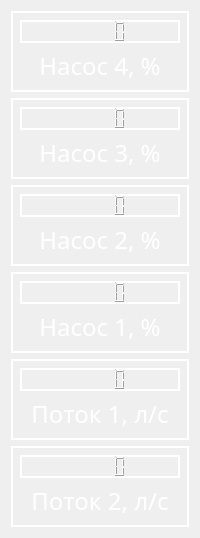
     <widget class="QWidget" name="waterpipes" native="true">
      <property name="font">
       <font>
        <family>Gadugi</family>
        <italic>false</italic>
       </font>
      </property>
      <property name="autoFillBackground">
       <bool>false</bool>
      </property>
      <property name="styleSheet">
       <string notr="true"/>
      </property>
      <layout class="QVBoxLayout" name="verticalLayout_26">
       <item>
        <widget class="QWidget" name="Nasos4" native="true">
         <property name="font">
          <font>
           <family>Gadugi</family>
           <italic>false</italic>
          </font>
         </property>
         <property name="autoFillBackground">
          <bool>false</bool>
         </property>
         <property name="styleSheet">
          <string notr="true">border: 2px solid white;</string>
         </property>
         <layout class="QVBoxLayout" name="verticalLayout_3">
          <item>
           <widget class="QLCDNumber" name="lcd4">
            <property name="font">
             <font>
              <family>Gadugi</family>
              <italic>false</italic>
             </font>
            </property>
            <property name="autoFillBackground">
             <bool>false</bool>
            </property>
            <property name="styleSheet">
             <string notr="true">color: rgb(255, 255, 255);</string>
            </property>
            <property name="frameShadow">
             <enum>QFrame::Plain</enum>
            </property>
           </widget>
          </item>
          <item>
           <widget class="QLabel" name="label_2">
            <property name="font">
             <font>
              <family>Sans Serif</family>
              <pointsize>18</pointsize>
              <italic>false</italic>
             </font>
            </property>
            <property name="layoutDirection">
             <enum>Qt::RightToLeft</enum>
            </property>
            <property name="autoFillBackground">
             <bool>false</bool>
            </property>
            <property name="styleSheet">
             <string notr="true">color: rgb(255, 255, 255);
border: 0px;</string>
            </property>
            <property name="frameShadow">
             <enum>QFrame::Plain</enum>
            </property>
            <property name="text">
             <string>&lt;html&gt;&lt;head/&gt;&lt;body&gt;&lt;p align=&quot;center&quot;&gt;Насос 4, %&lt;/p&gt;&lt;/body&gt;&lt;/html&gt;</string>
            </property>
           </widget>
          </item>
         </layout>
        </widget>
       </item>
       <item>
        <widget class="QWidget" name="Nasos3" native="true">
         <property name="font">
          <font>
           <family>Gadugi</family>
           <italic>false</italic>
          </font>
         </property>
         <property name="autoFillBackground">
          <bool>false</bool>
         </property>
         <property name="styleSheet">
          <string notr="true">border: 2px solid white;</string>
         </property>
         <layout class="QVBoxLayout" name="verticalLayout_4">
          <item>
           <widget class="QLCDNumber" name="lcd3">
            <property name="font">
             <font>
              <family>Gadugi</family>
              <italic>false</italic>
             </font>
            </property>
            <property name="autoFillBackground">
             <bool>false</bool>
            </property>
            <property name="styleSheet">
             <string notr="true">color: rgb(255, 255, 255);</string>
            </property>
            <property name="frameShadow">
             <enum>QFrame::Plain</enum>
            </property>
           </widget>
          </item>
          <item>
           <widget class="QLabel" name="label_3">
            <property name="font">
             <font>
              <family>Sans Serif</family>
              <pointsize>18</pointsize>
              <italic>false</italic>
             </font>
            </property>
            <property name="layoutDirection">
             <enum>Qt::RightToLeft</enum>
            </property>
            <property name="autoFillBackground">
             <bool>false</bool>
            </property>
            <property name="styleSheet">
             <string notr="true">color: rgb(255, 255, 255);
border: 0px;</string>
            </property>
            <property name="frameShadow">
             <enum>QFrame::Plain</enum>
            </property>
            <property name="text">
             <string>&lt;html&gt;&lt;head/&gt;&lt;body&gt;&lt;p align=&quot;center&quot;&gt;Насос 3, %&lt;/p&gt;&lt;/body&gt;&lt;/html&gt;</string>
            </property>
           </widget>
          </item>
         </layout>
        </widget>
       </item>
       <item>
        <widget class="QWidget" name="Nasos2" native="true">
         <property name="font">
          <font>
           <family>Gadugi</family>
           <italic>false</italic>
          </font>
         </property>
         <property name="autoFillBackground">
          <bool>false</bool>
         </property>
         <property name="styleSheet">
          <string notr="true">border: 2px solid white;</string>
         </property>
         <layout class="QVBoxLayout" name="verticalLayout_5">
          <item>
           <widget class="QLCDNumber" name="lcd2">
            <property name="font">
             <font>
              <family>Gadugi</family>
              <italic>false</italic>
             </font>
            </property>
            <property name="autoFillBackground">
             <bool>false</bool>
            </property>
            <property name="styleSheet">
             <string notr="true">color: rgb(255, 255, 255);</string>
            </property>
            <property name="frameShadow">
             <enum>QFrame::Plain</enum>
            </property>
           </widget>
          </item>
          <item>
           <widget class="QLabel" name="label_4">
            <property name="font">
             <font>
              <family>Sans Serif</family>
              <pointsize>18</pointsize>
              <italic>false</italic>
             </font>
            </property>
            <property name="layoutDirection">
             <enum>Qt::RightToLeft</enum>
            </property>
            <property name="autoFillBackground">
             <bool>false</bool>
            </property>
            <property name="styleSheet">
             <string notr="true">color: rgb(255, 255, 255);
border: 0px;</string>
            </property>
            <property name="frameShadow">
             <enum>QFrame::Plain</enum>
            </property>
            <property name="text">
             <string>&lt;html&gt;&lt;head/&gt;&lt;body&gt;&lt;p align=&quot;center&quot;&gt;Насос 2, %&lt;/p&gt;&lt;/body&gt;&lt;/html&gt;</string>
            </property>
           </widget>
          </item>
         </layout>
        </widget>
       </item>
       <item>
        <widget class="QWidget" name="Nasos1" native="true">
         <property name="font">
          <font>
           <family>Gadugi</family>
           <italic>false</italic>
          </font>
         </property>
         <property name="acceptDrops">
          <bool>false</bool>
         </property>
         <property name="autoFillBackground">
          <bool>false</bool>
         </property>
         <property name="styleSheet">
          <string notr="true">border: 2px solid white;</string>
         </property>
         <layout class="QVBoxLayout" name="verticalLayout_2">
          <item>
           <widget class="QLCDNumber" name="lcd1">
            <property name="font">
             <font>
              <family>Gadugi</family>
              <italic>false</italic>
             </font>
            </property>
            <property name="autoFillBackground">
             <bool>false</bool>
            </property>
            <property name="styleSheet">
             <string notr="true">color: rgb(255, 255, 255);</string>
            </property>
            <property name="frameShadow">
             <enum>QFrame::Plain</enum>
            </property>
           </widget>
          </item>
          <item>
           <widget class="QLabel" name="label_1">
            <property name="palette">
             <palette>
              <active>
               <colorrole role="WindowText">
                <brush brushstyle="SolidPattern">
                 <color alpha="255">
                  <red>255</red>
                  <green>255</green>
                  <blue>255</blue>
                 </color>
                </brush>
               </colorrole>
               <colorrole role="Text">
                <brush brushstyle="SolidPattern">
                 <color alpha="255">
                  <red>255</red>
                  <green>255</green>
                  <blue>255</blue>
                 </color>
                </brush>
               </colorrole>
               <colorrole role="ButtonText">
                <brush brushstyle="SolidPattern">
                 <color alpha="255">
                  <red>255</red>
                  <green>255</green>
                  <blue>255</blue>
                 </color>
                </brush>
               </colorrole>
              </active>
              <inactive>
               <colorrole role="WindowText">
                <brush brushstyle="SolidPattern">
                 <color alpha="255">
                  <red>255</red>
                  <green>255</green>
                  <blue>255</blue>
                 </color>
                </brush>
               </colorrole>
               <colorrole role="Text">
                <brush brushstyle="SolidPattern">
                 <color alpha="255">
                  <red>255</red>
                  <green>255</green>
                  <blue>255</blue>
                 </color>
                </brush>
               </colorrole>
               <colorrole role="ButtonText">
                <brush brushstyle="SolidPattern">
                 <color alpha="255">
                  <red>255</red>
                  <green>255</green>
                  <blue>255</blue>
                 </color>
                </brush>
               </colorrole>
              </inactive>
              <disabled>
               <colorrole role="WindowText">
                <brush brushstyle="SolidPattern">
                 <color alpha="255">
                  <red>255</red>
                  <green>255</green>
                  <blue>255</blue>
                 </color>
                </brush>
               </colorrole>
               <colorrole role="Text">
                <brush brushstyle="SolidPattern">
                 <color alpha="255">
                  <red>255</red>
                  <green>255</green>
                  <blue>255</blue>
                 </color>
                </brush>
               </colorrole>
               <colorrole role="ButtonText">
                <brush brushstyle="SolidPattern">
                 <color alpha="255">
                  <red>255</red>
                  <green>255</green>
                  <blue>255</blue>
                 </color>
                </brush>
               </colorrole>
              </disabled>
             </palette>
            </property>
            <property name="font">
             <font>
              <family>Sans Serif</family>
              <pointsize>18</pointsize>
              <italic>false</italic>
             </font>
            </property>
            <property name="layoutDirection">
             <enum>Qt::RightToLeft</enum>
            </property>
            <property name="autoFillBackground">
             <bool>false</bool>
            </property>
            <property name="styleSheet">
             <string notr="true">color: rgb(255, 255, 255);
border: 0px;</string>
            </property>
            <property name="frameShadow">
             <enum>QFrame::Plain</enum>
            </property>
            <property name="text">
             <string>&lt;html&gt;&lt;head/&gt;&lt;body&gt;&lt;p align=&quot;center&quot;&gt;Насос 1, %&lt;/p&gt;&lt;/body&gt;&lt;/html&gt;</string>
            </property>
           </widget>
          </item>
         </layout>
        </widget>
       </item>
       <item>
        <widget class="QWidget" name="flow1wid" native="true">
         <property name="font">
          <font>
           <family>Gadugi</family>
           <italic>false</italic>
          </font>
         </property>
         <property name="acceptDrops">
          <bool>false</bool>
         </property>
         <property name="autoFillBackground">
          <bool>false</bool>
         </property>
         <property name="styleSheet">
          <string notr="true">border: 2px solid white;</string>
         </property>
         <layout class="QVBoxLayout" name="verticalLayout_11">
          <item>
           <widget class="QLCDNumber" name="flow1">
            <property name="font">
             <font>
              <family>Gadugi</family>
              <italic>false</italic>
             </font>
            </property>
            <property name="autoFillBackground">
             <bool>false</bool>
            </property>
            <property name="styleSheet">
             <string notr="true">color: rgb(255, 255, 255);</string>
            </property>
            <property name="frameShadow">
             <enum>QFrame::Plain</enum>
            </property>
           </widget>
          </item>
          <item>
           <widget class="QLabel" name="label_5">
            <property name="palette">
             <palette>
              <active>
               <colorrole role="WindowText">
                <brush brushstyle="SolidPattern">
                 <color alpha="255">
                  <red>255</red>
                  <green>255</green>
                  <blue>255</blue>
                 </color>
                </brush>
               </colorrole>
               <colorrole role="Text">
                <brush brushstyle="SolidPattern">
                 <color alpha="255">
                  <red>255</red>
                  <green>255</green>
                  <blue>255</blue>
                 </color>
                </brush>
               </colorrole>
               <colorrole role="ButtonText">
                <brush brushstyle="SolidPattern">
                 <color alpha="255">
                  <red>255</red>
                  <green>255</green>
                  <blue>255</blue>
                 </color>
                </brush>
               </colorrole>
              </active>
              <inactive>
               <colorrole role="WindowText">
                <brush brushstyle="SolidPattern">
                 <color alpha="255">
                  <red>255</red>
                  <green>255</green>
                  <blue>255</blue>
                 </color>
                </brush>
               </colorrole>
               <colorrole role="Text">
                <brush brushstyle="SolidPattern">
                 <color alpha="255">
                  <red>255</red>
                  <green>255</green>
                  <blue>255</blue>
                 </color>
                </brush>
               </colorrole>
               <colorrole role="ButtonText">
                <brush brushstyle="SolidPattern">
                 <color alpha="255">
                  <red>255</red>
                  <green>255</green>
                  <blue>255</blue>
                 </color>
                </brush>
               </colorrole>
              </inactive>
              <disabled>
               <colorrole role="WindowText">
                <brush brushstyle="SolidPattern">
                 <color alpha="255">
                  <red>255</red>
                  <green>255</green>
                  <blue>255</blue>
                 </color>
                </brush>
               </colorrole>
               <colorrole role="Text">
                <brush brushstyle="SolidPattern">
                 <color alpha="255">
                  <red>255</red>
                  <green>255</green>
                  <blue>255</blue>
                 </color>
                </brush>
               </colorrole>
               <colorrole role="ButtonText">
                <brush brushstyle="SolidPattern">
                 <color alpha="255">
                  <red>255</red>
                  <green>255</green>
                  <blue>255</blue>
                 </color>
                </brush>
               </colorrole>
              </disabled>
             </palette>
            </property>
            <property name="font">
             <font>
              <family>Sans Serif</family>
              <pointsize>18</pointsize>
              <italic>false</italic>
             </font>
            </property>
            <property name="layoutDirection">
             <enum>Qt::RightToLeft</enum>
            </property>
            <property name="autoFillBackground">
             <bool>false</bool>
            </property>
            <property name="styleSheet">
             <string notr="true">color: rgb(255, 255, 255);
border: 0px;</string>
            </property>
            <property name="frameShadow">
             <enum>QFrame::Plain</enum>
            </property>
            <property name="text">
             <string>&lt;html&gt;&lt;head/&gt;&lt;body&gt;&lt;p align=&quot;center&quot;&gt;Поток 1, л/с&lt;/p&gt;&lt;/body&gt;&lt;/html&gt;</string>
            </property>
           </widget>
          </item>
         </layout>
        </widget>
       </item>
       <item>
        <widget class="QWidget" name="flow2wid" native="true">
         <property name="font">
          <font>
           <family>Gadugi</family>
           <italic>false</italic>
          </font>
         </property>
         <property name="acceptDrops">
          <bool>false</bool>
         </property>
         <property name="autoFillBackground">
          <bool>false</bool>
         </property>
         <property name="styleSheet">
          <string notr="true">border: 2px solid white;</string>
         </property>
         <layout class="QVBoxLayout" name="verticalLayout_25">
          <item>
           <widget class="QLCDNumber" name="flow2">
            <property name="font">
             <font>
              <family>Gadugi</family>
              <italic>false</italic>
             </font>
            </property>
            <property name="autoFillBackground">
             <bool>false</bool>
            </property>
            <property name="styleSheet">
             <string notr="true">color: rgb(255, 255, 255);</string>
            </property>
            <property name="frameShadow">
             <enum>QFrame::Plain</enum>
            </property>
           </widget>
          </item>
          <item>
           <widget class="QLabel" name="label_9">
            <property name="palette">
             <palette>
              <active>
               <colorrole role="WindowText">
                <brush brushstyle="SolidPattern">
                 <color alpha="255">
                  <red>255</red>
                  <green>255</green>
                  <blue>255</blue>
                 </color>
                </brush>
               </colorrole>
               <colorrole role="Text">
                <brush brushstyle="SolidPattern">
                 <color alpha="255">
                  <red>255</red>
                  <green>255</green>
                  <blue>255</blue>
                 </color>
                </brush>
               </colorrole>
               <colorrole role="ButtonText">
                <brush brushstyle="SolidPattern">
                 <color alpha="255">
                  <red>255</red>
                  <green>255</green>
                  <blue>255</blue>
                 </color>
                </brush>
               </colorrole>
              </active>
              <inactive>
               <colorrole role="WindowText">
                <brush brushstyle="SolidPattern">
                 <color alpha="255">
                  <red>255</red>
                  <green>255</green>
                  <blue>255</blue>
                 </color>
                </brush>
               </colorrole>
               <colorrole role="Text">
                <brush brushstyle="SolidPattern">
                 <color alpha="255">
                  <red>255</red>
                  <green>255</green>
                  <blue>255</blue>
                 </color>
                </brush>
               </colorrole>
               <colorrole role="ButtonText">
                <brush brushstyle="SolidPattern">
                 <color alpha="255">
                  <red>255</red>
                  <green>255</green>
                  <blue>255</blue>
                 </color>
                </brush>
               </colorrole>
              </inactive>
              <disabled>
               <colorrole role="WindowText">
                <brush brushstyle="SolidPattern">
                 <color alpha="255">
                  <red>255</red>
                  <green>255</green>
                  <blue>255</blue>
                 </color>
                </brush>
               </colorrole>
               <colorrole role="Text">
                <brush brushstyle="SolidPattern">
                 <color alpha="255">
                  <red>255</red>
                  <green>255</green>
                  <blue>255</blue>
                 </color>
                </brush>
               </colorrole>
               <colorrole role="ButtonText">
                <brush brushstyle="SolidPattern">
                 <color alpha="255">
                  <red>255</red>
                  <green>255</green>
                  <blue>255</blue>
                 </color>
                </brush>
               </colorrole>
              </disabled>
             </palette>
            </property>
            <property name="font">
             <font>
              <family>Sans Serif</family>
              <pointsize>18</pointsize>
              <italic>false</italic>
             </font>
            </property>
            <property name="layoutDirection">
             <enum>Qt::RightToLeft</enum>
            </property>
            <property name="autoFillBackground">
             <bool>false</bool>
            </property>
            <property name="styleSheet">
             <string notr="true">color: rgb(255, 255, 255);
border: 0px;</string>
            </property>
            <property name="frameShadow">
             <enum>QFrame::Plain</enum>
            </property>
            <property name="text">
             <string>&lt;html&gt;&lt;head/&gt;&lt;body&gt;&lt;p align=&quot;center&quot;&gt;Поток 2, л/с&lt;/p&gt;&lt;/body&gt;&lt;/html&gt;</string>
            </property>
           </widget>
          </item>
         </layout>
        </widget>
       </item>
      </layout>
     </widget>
